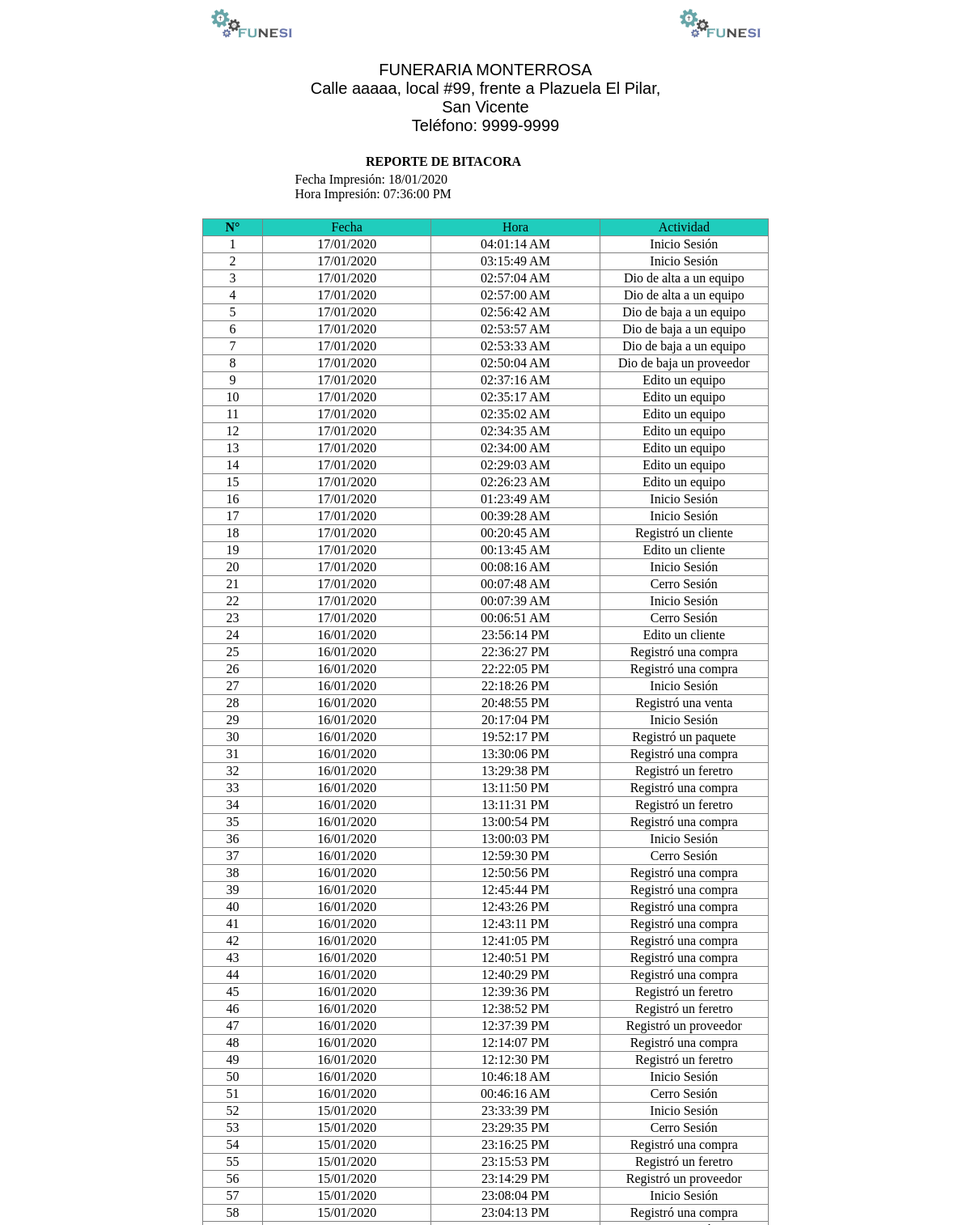
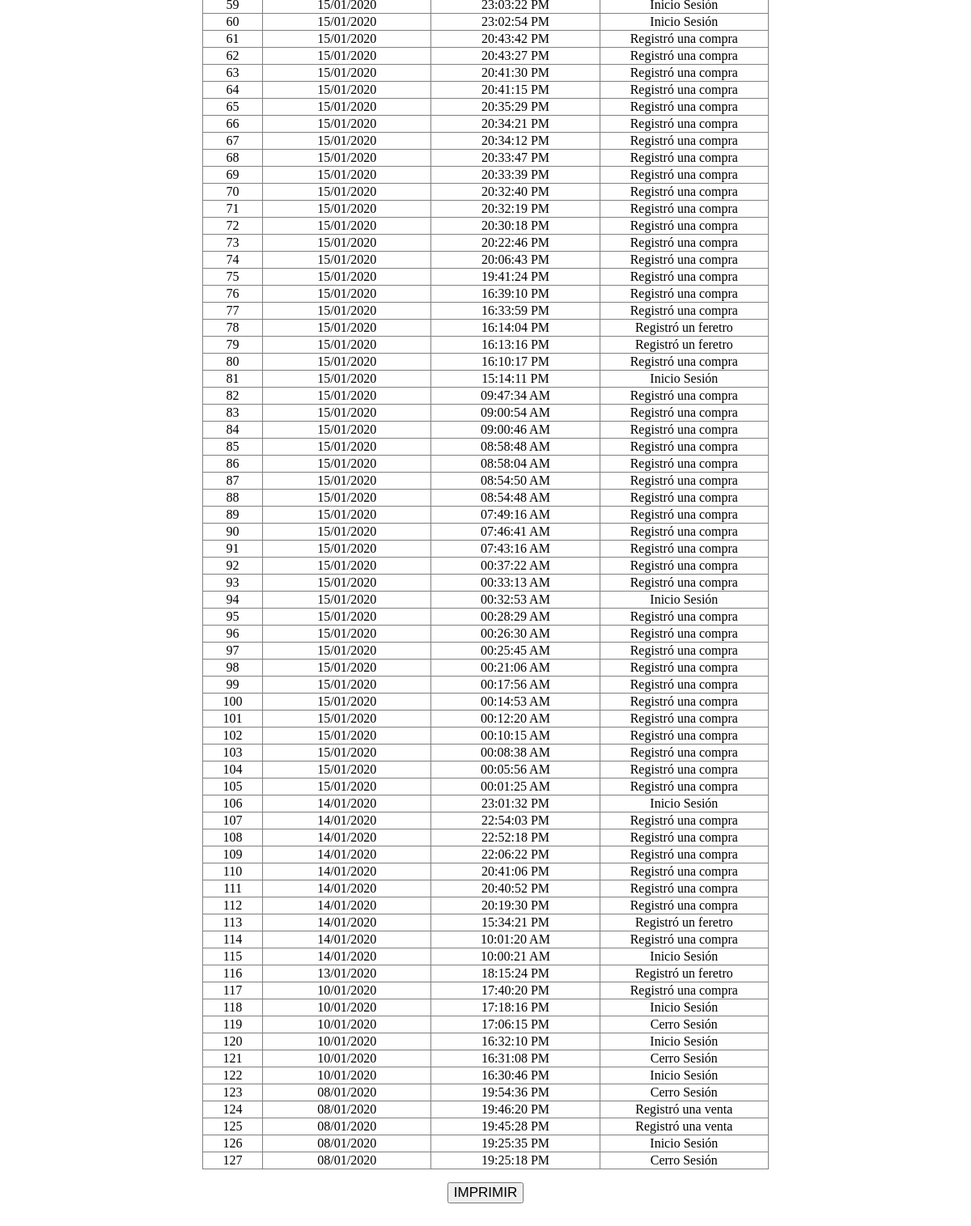
Page /Reportes/ReporteBitacora.php (signed in) on the earlier database version (2 pictures, top to bottom).
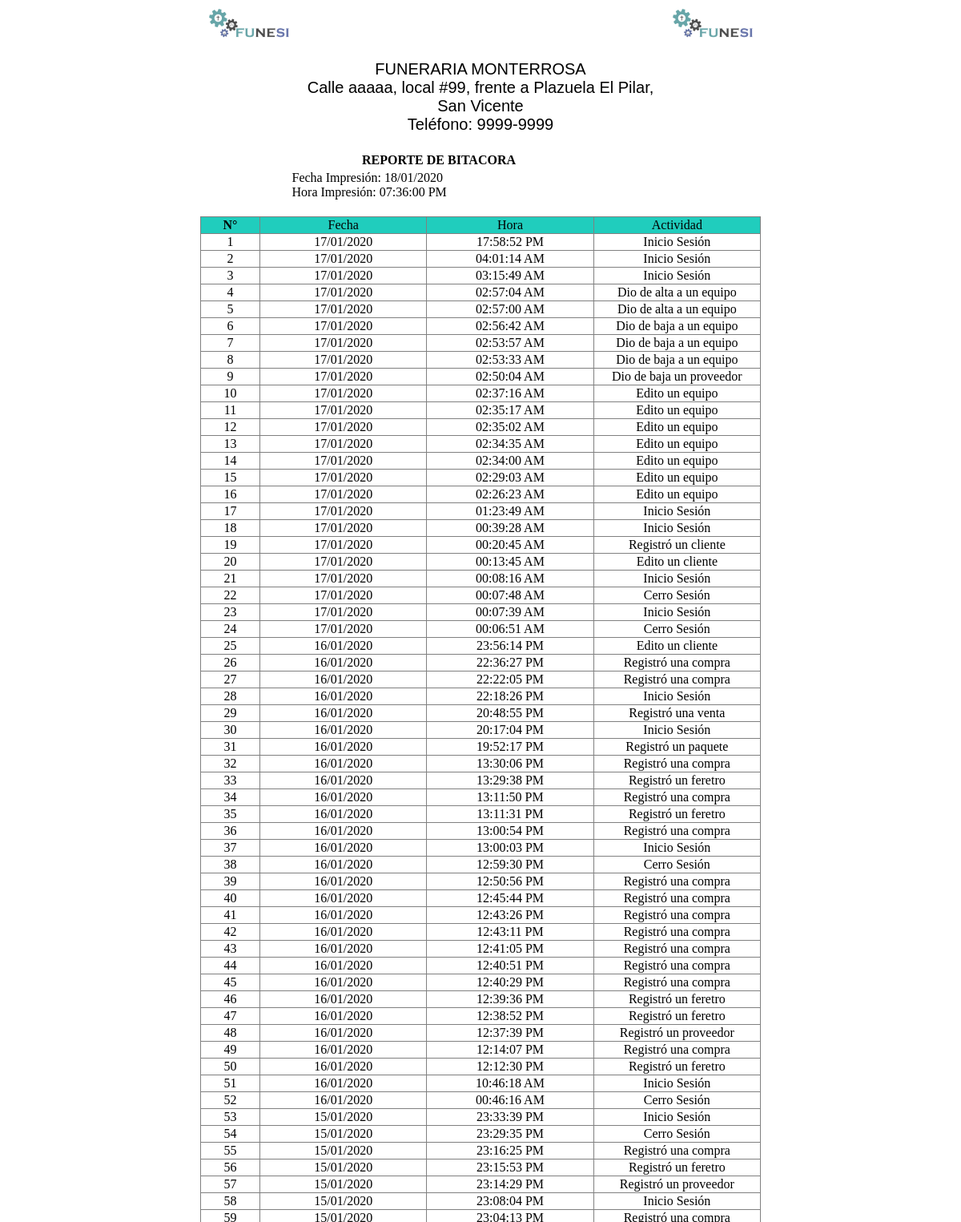
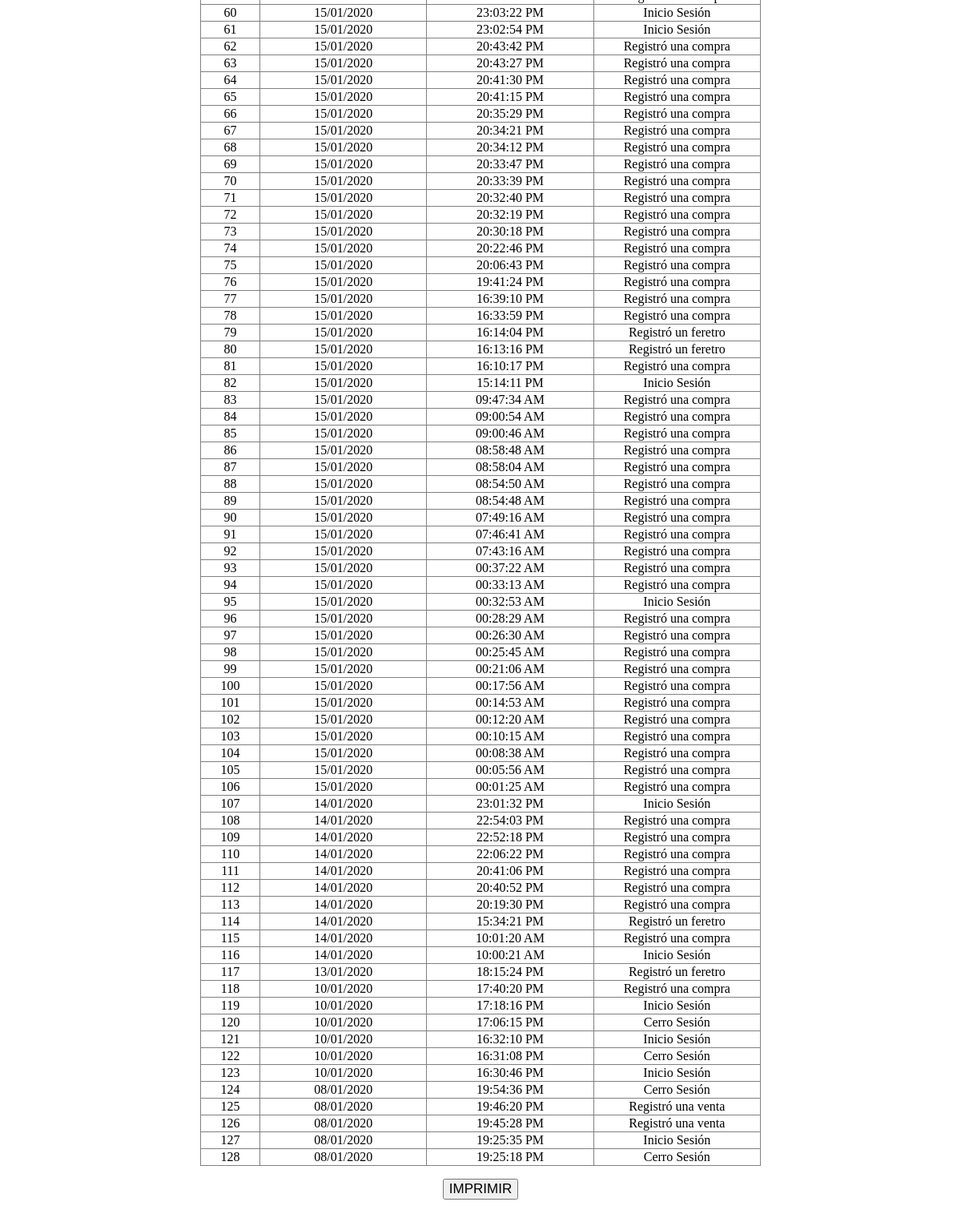
Same page on the later database version (2 pictures, top to bottom).
### tables this page shows
CREATE TABLE `bitacora` (
  `idBitacora` int(10) unsigned NOT NULL AUTO_INCREMENT,
  `usuario_Usu` varchar(8) DEFAULT NULL,
  `sesionInicio` datetime DEFAULT NULL,
  `actividad` varchar(50) DEFAULT NULL,
  `tipo_Bico` int(11) NOT NULL,
  PRIMARY KEY (`idBitacora`)
);

### Reportes/ReporteBitacora.php (the view, shortened to what this page needs)
<?php
if (isset($_SESSION['usuarioActivo'])) {
  if ($_SESSION['usuarioActivo']) {
?>
<?php
$desde = $_GET["desde"];
$hasta = $_GET["hasta"];
$tipor = $_GET["tipor"];
?>
<!doctype html>
<html>
<head>
</head>
<body>
<table width="685" border="0" align="center">
  <tr>
    <td width="5"><img src="../img/logo/funlogo_opt.png" ></td>
    <td  align="center"></td>
    <td width="5"><img src="../img/logo/funlogo_opt.png" ></td>
  </tr>
  <tr align="center">
  <td width="5"><img src="" ></td>
    <td  align="center">
    <span class="titulos"><p style="font-size: 20px; font-family: sans-serif">FUNERARIA MONTERROSA <br> Calle aaaaa, local #99, frente a Plazuela El Pilar, San Vicente   <br>   Teléfono: 9999-9999</p>
    <p></p></span></td>
    <td width="5"><img src="" ></td>
  </tr>
  <tr align="center">
    <td colspan="2"><strong class="titulos">REPORTE DE BITACORA</strong></td>
  </tr>
  <tr align="left">
  <td width="5"><img src="" ></td>
    <td>Fecha Impresión: <?php echo date("d/m/Y"); ?>
    <br>
    Hora Impresión: <?php
		$date = new DateTime();
	     echo $date->format('h:i:s A');
		?></td>
  </tr>
</table><br>
<?php
$conexion = conectarMysql();
  $nusu = $usuario['usuario'];?>
<table width="700" border="1" align="center" rules="all">
  <tr bgcolor="#CCCCCC">
    <td width="29" align="center" bgcolor="#20CDBD" class=""><strong>N°</strong></td>
    <td width="87" align="center" bgcolor="#20CDBD" class="formatoTabla">Fecha</td>
    <td width="87" align="center" bgcolor="#20CDBD" class="formatoTabla">Hora</td>
    <td width="87" align="center" bgcolor="#20CDBD" class="formatoTabla">Actividad</td>
  </tr>
  <?php
  $contador = 1;
  if($tipor == 1){
    if($desde == ""&& $hasta== ""){
      $usuarion = "where usuario_Usu  = '$nusu'";
    }else{
      $usuarion = "and usuario_Usu = '$nusu'";
    }
  }else{
    $usuarion = "";
  }
  if($desde == ""&& $hasta== ""){
  $sql = "select * from bitacora ".$usuarion." order by idBitacora DESC";
  }else if($hasta == ""){
  $sql = "select * from bitacora  where sesionInicio BETWEEN '$desde' and '$today' ".$usuarion." order by idBitacora DESC";
  }else if($desde == ""){
  $sql = "select * from bitacora  where sesionInicio <= '$hasta' ".$usuarion." order by idBitacora DESC";
  }else{
  $sql = "select * from bitacora  where sesionInicio BETWEEN '$desde' and '$hasta' ".$usuarion." order by idBitacora DESC";
  }
  $consulta = mysqli_query($conexion,$sql);
  while($fila=mysqli_fetch_array($consulta))
  {
  ?>
  <tr align="left" class="">
    <td bgcolor="" align="center"><?php echo $contador;?></td>
    <td bgcolor="" align="center"><?php echo date('d/m/Y',strtotime($fila[2]));?></td>
    <td bgcolor="" align="center"><?php echo date('H:i:s A',strtotime($fila[2]));?></td>
    <td bgcolor="" align="center"><?php echo $fila[3];?></td>
  </tr>
  <?php $contador++;
}
  ?>
</table>
<form name="frmTesis" method="get" action="" id="frmTesis">
  <p align="center"><input class="btn btn-primary" data-toggle="modal" data-target="#modalNuevo" style="font-size:17px;" type="button" name="IM" id="IM" value="IMPRIMIR" onClick="imprimir()"></p>
</form>
<p>&nbsp;</p>
</body>
</html>
    <?php
}
?>
    <?php
}
?>

Differences in the rows shown:
added bitacora: sesionInicio "17/01/2020", sesionInicio "17:58:52 PM", actividad "Inicio Sesión"
